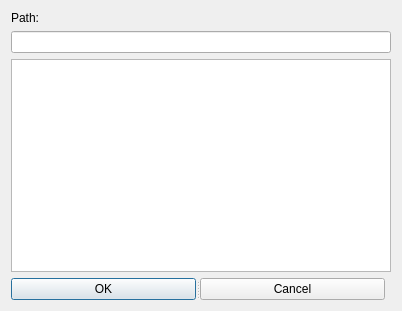
<?xml version="1.0" encoding="UTF-8"?>
<ui version="4.0">
 <class>Dialog</class>
 <widget class="QDialog" name="Dialog">
  <property name="geometry">
   <rect>
    <x>0</x>
    <y>0</y>
    <width>402</width>
    <height>311</height>
   </rect>
  </property>
  <property name="windowTitle">
   <string>Choose the file</string>
  </property>
  <layout class="QGridLayout" name="gridLayout">
   <item row="2" column="0" colspan="2">
    <widget class="QTreeView" name="treeView"/>
   </item>
   <item row="0" column="0">
    <widget class="QLabel" name="label">
     <property name="text">
      <string>Path:</string>
     </property>
    </widget>
   </item>
   <item row="1" column="0" colspan="2">
    <widget class="QLineEdit" name="lineEdit"/>
   </item>
   <item row="3" column="0">
    <widget class="QSplitter" name="splitter">
     <property name="orientation">
      <enum>Qt::Horizontal</enum>
     </property>
     <widget class="QPushButton" name="ok">
      <property name="text">
       <string>OK</string>
      </property>
     </widget>
     <widget class="QPushButton" name="cancel">
      <property name="text">
       <string>Cancel</string>
      </property>
     </widget>
    </widget>
   </item>
  </layout>
 </widget>
 <resources/>
 <connections/>
</ui>
